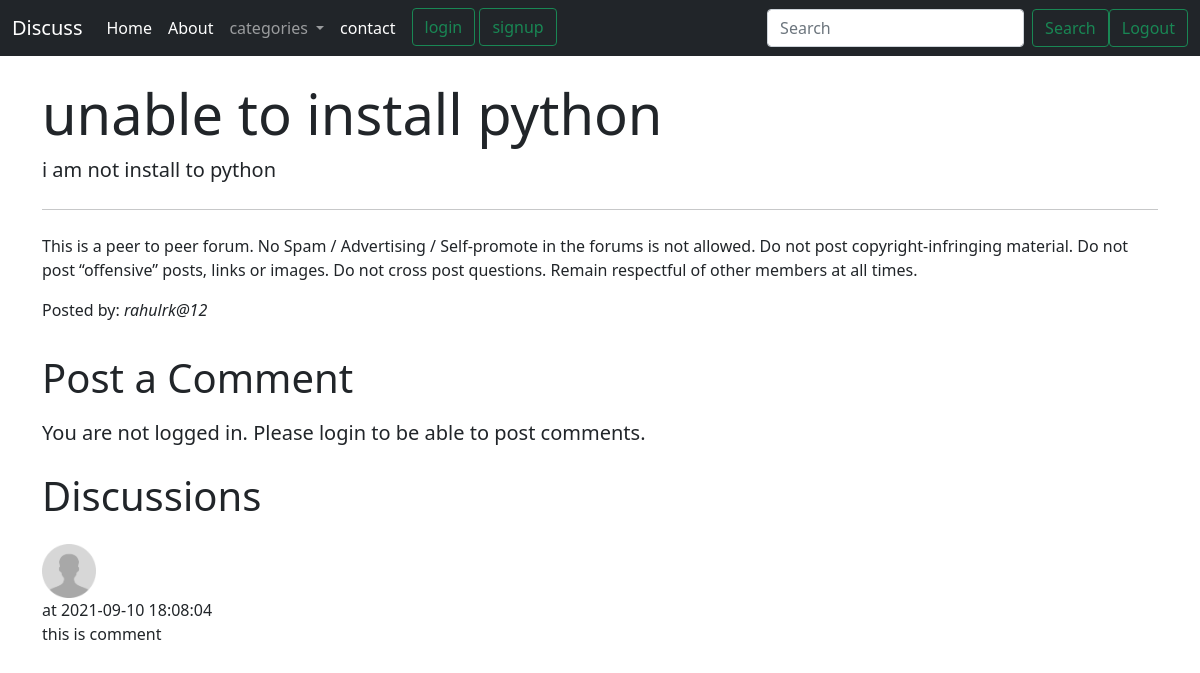
The app's page /thread.php?threadid=1 with its own data.
### tables this page shows
CREATE TABLE `thread` (
  `thread_id` int(7) NOT NULL,
  `thread_title` varchar(255) NOT NULL,
  `thread_desc` text NOT NULL,
  `thread_cat_id` int(7) NOT NULL,
  `thread_user_id` int(7) NOT NULL,
  `timestamp` datetime NOT NULL DEFAULT current_timestamp()
);

CREATE TABLE `user` (
  `sno` int(8) NOT NULL,
  `user_name` varchar(30) NOT NULL,
  `user_pass` varchar(256) NOT NULL,
  `timestamp` datetime NOT NULL DEFAULT current_timestamp()
);

CREATE TABLE `comments` (
  `comment_id` int(8) NOT NULL,
  `comment_contant` text NOT NULL,
  `thread_id` int(8) NOT NULL,
  `comment_by` int(8) NOT NULL,
  `comment_time` datetime NOT NULL DEFAULT current_timestamp()
);

### thread.php (the view, shortened to what this page needs)
<!doctype html>
<html lang="en">
<head>
    <link href="https://cdn.jsdelivr.net/npm/bootstrap@5.1.1/dist/css/bootstrap.min.css" rel="stylesheet"
>
</head>
<body>
    <body>
        <?php include 'partials/_dbconnect.php';?>
        <?php include 'partials/_header.php';?>
        <?php
    $id = $_GET['threadid'];
    $sql = "SELECT * FROM `thread` WHERE thread_id = $id";
    $result = mysqli_query($conn, $sql);
    while($row = mysqli_fetch_assoc($result)){
        $title = $row['thread_title'];
        $desc = $row['thread_desc'];
        $thread_user_id = $row['thread_user_id'];
        $sql2 = "SELECT user_name FROM `user`WHERE sno='$thread_user_id'";
        $result2 = mysqli_query($conn, $sql2);
        $row2 = mysqli_fetch_assoc($result2);
        $posted_by = $row2['user_name'];
    }
    ?>
        <div class="container my-4">
            <div class="jumbotron">
                <h1 class="display-4"><?php echo $title;?></h1>
                <p class="lead"> <?php echo $desc;?></p>
                <hr class="my-4">
                <p>This is a peer to peer forum. No Spam / Advertising / Self-promote in the forums is not allowed. Do
                    not post copyright-infringing material. Do not post “offensive” posts, links or images. Do not cross
                    post questions. Remain respectful of other members at all times.</p>
                <p>Posted by: <em><?php echo $posted_by; ?></em></p>
            </div>
        </div>
       <?php
    if(isset($_SESSION['loggedin']) && $_SESSION['loggedin']==true){
    echo '<div class="container">
        <h1 class="py-2">Post a Comment</h1>
        <form action= "'. $_SERVER['REQUEST_URI'] . '" method="post">
            <div class="form-group">
                <label for="exampleFormControlTextarea1">Type your comment</label>
                <textarea class="form-control" id="comment" name="comment" rows="3"></textarea>
                <input type="hidden" name="sno" value="'. $_SESSION["sno"]. '">
            </div>
            <button type="submit" class="btn btn-success">Post Comment</button>
        </form>
    </div>';
    }
    else{
        echo '
        <div class="container">
        <h1 class="py-2">Post a Comment</h1>
           <p class="lead">You are not logged in. Please login to be able to post comments.</p>
        </div>
        ';
    }
    ?>
        <div class="container mb-5" id="ques">
            <h1 class="py-2">Discussions</h1>
            <?php
    $id = $_GET['threadid'];
    $sql = "SELECT * FROM `comments` WHERE thread_id=$id";
    $result = mysqli_query($conn, $sql);
    while($row = mysqli_fetch_assoc($result)){
        $content = $row['comment_contant'];
        $comment_time = $row['comment_time'];
        $thread_user_id = $row['comment_by'];
        $sql2 = "SELECT user_name FROM `user`WHERE sno='$thread_user_id'";
        $result2 = mysqli_query($conn, $sql2);
        $row2 = mysqli_fetch_assoc($result2);
        echo '<div class="media my-3">
            <img src="img/userdefault.png" width="54px" class="mr-3" alt="...">
            <div class="media-body">
               <p class="font-weight-bold my-0">'. $row2['user_name'] .' at '. $comment_time. '</p> '. $content . '
            </div>
        </div>';
        }
    ?>
        </div>
    </body>
</html>

### records on screen
thread: thread_title "unable to install python", thread_desc "i am not install to python"
user: user_name "rahulrk@12"
comments: comment_time "2021-09-10 18:08:04", comment_contant "this is comment"
